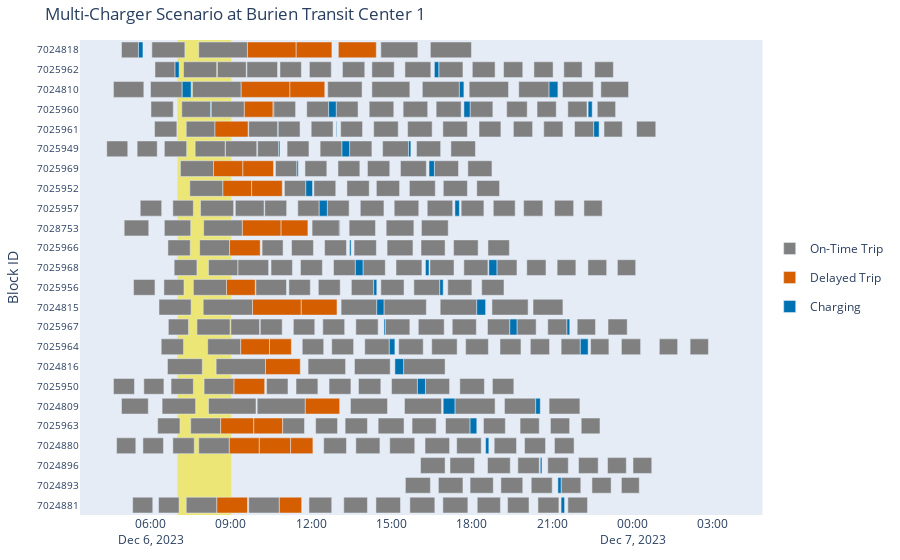
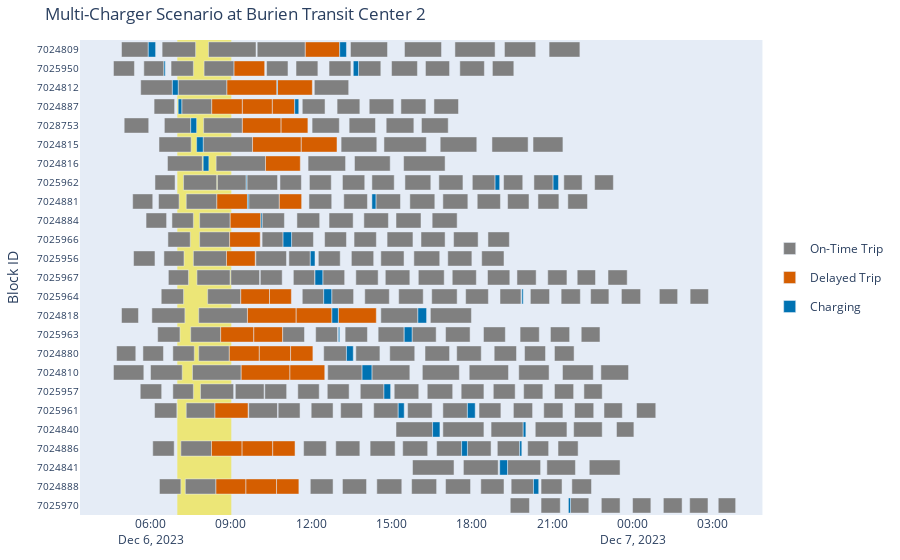
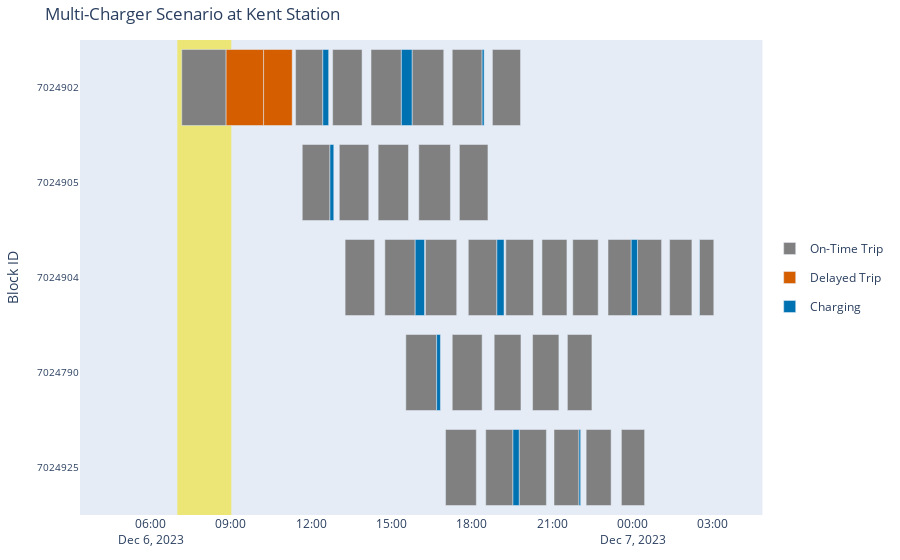
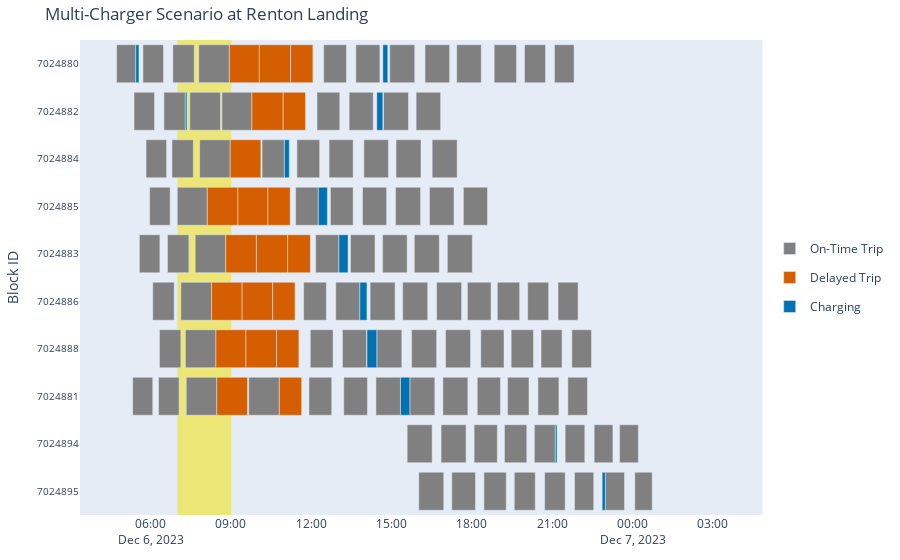

The code cell stored with these charts, in order, in its notebook:
### Code cell
plot_charger_timelines(df, zt, True, True, 'Multi-Charger Scenario at {}')
